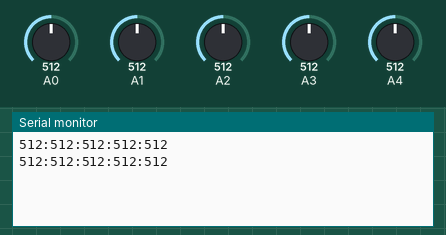
Simulated run of this sketch. Board: Arduino Uno, built with avr-gcc and run on an emulated ATmega328P. On the bench: the last lines printed to the serial monitor. Inputs (shaded band) come from the test bench; at power-on: A0 = 512, A1 = 512, A2 = 512, A3 = 512, A4 = 512.

Above: at 1.8 s.
1.9 s: A0 set to 716
At 2.8 s:
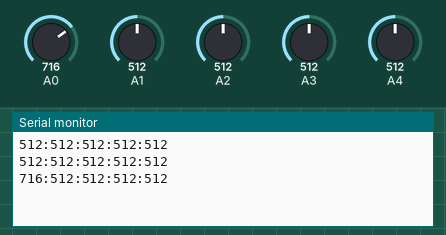
3.4 s: A1 set to 716
At 4.5 s:
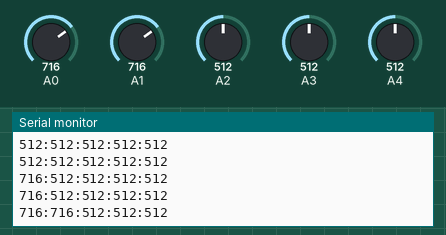
4.9 s: A2 set to 716
At 5.3 s:
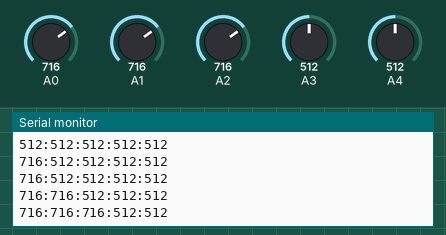
6.4 s: A3 set to 716
At 7.7 s:
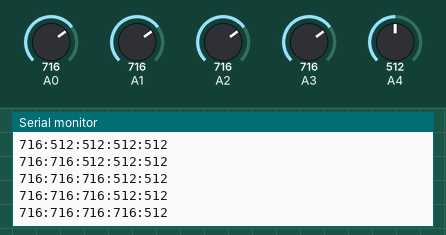
7.9 s: A4 set to 716
At 8.8 s:
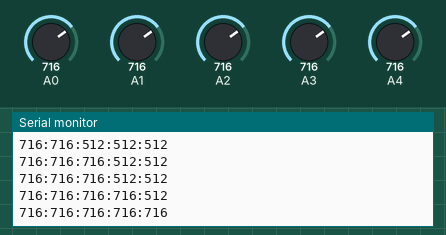
9.4 s: A0 set to 992
At 10.6 s:
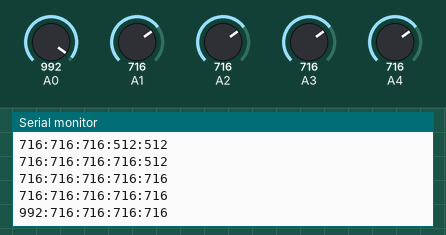
Timing chart, 0 to 11.9 s (numbered marks = the images above; inputs shaded):
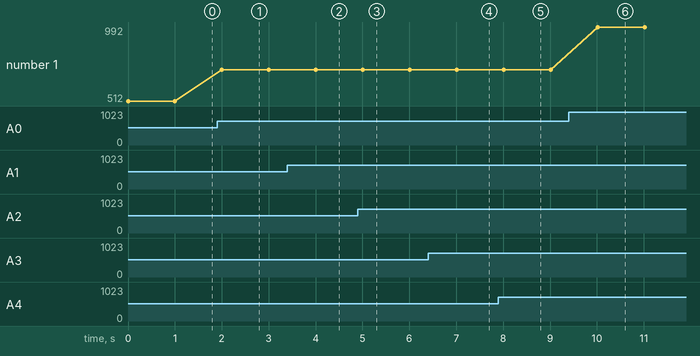

The sketch:

linkit-script.ino
```cpp
void setup() {
    Serial.begin(9600);
}

void loop() {

    int sensorValue[5];
    int i;

    sensorValue[0] = analogRead(A0);
    sensorValue[1] = analogRead(A1);
    sensorValue[2] = analogRead(A2);
    sensorValue[3] = analogRead(A3);
    sensorValue[4] = analogRead(A4);

    for (i = 0; i < 5; i++) {
        Serial.print(sensorValue[i]);
        if (i != 4) Serial.print(":");
        else Serial.println();
    }
    delay(1000);

}
```

Measured:
- after the input at 1.9 s, the serial monitor: prints a new line after 0.10 s (image 1)
- after the input at 3.4 s, the serial monitor: prints a new line after 0.61 s (image 2)
- after the input at 4.9 s, the serial monitor: prints a new line after 0.11 s (image 3)
- after the input at 6.4 s, the serial monitor: prints a new line after 0.61 s (image 4)
- after the input at 7.9 s, the serial monitor: prints a new line after 0.11 s (image 5)
- after the input at 9.4 s, the serial monitor: prints a new line after 0.61 s (image 6)
- plotted number 1: 512 → 716 after the input at 1.9 s, 716 → 992 after the input at 9.4 s
